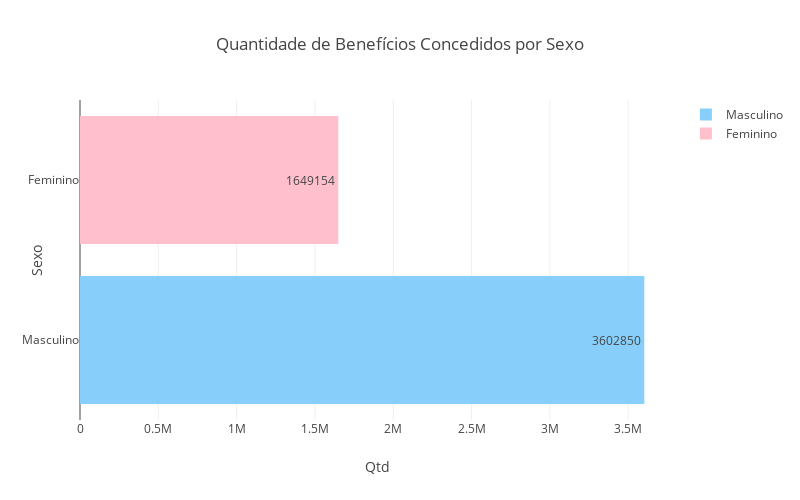

Notebook cell for this chart:
### Code cell
#  Grafico 2 - Distribuição por Sexo
masculino = df_masculino['Qte Benefícios Concedidos'].sum()
feminino = df_feminino['Qte Benefícios Concedidos'].sum()

trace0 = go.Bar(
            x = [masculino], 
            y = ['Masculino'], 
            name='Masculino',
            textposition = 'auto',
            text=[masculino],
             marker=dict(color='lightskyblue'),  
            orientation = 'h',
    )

trace1 = go.Bar(
            x = [feminino],
            y = ['Feminino'],
            name='Feminino',
            textposition = 'auto',
            text=[feminino],  
            marker=dict(color='pink'),  
            orientation = 'h',
            )

data = [trace0, trace1]
layout = go.Layout(     yaxis=dict(title='Sexo'),xaxis=dict(title='Qtd') ,title='Quantidade de Benefícios Concedidos por Sexo',autosize=False,     width=800,     height=500 )
fig = go.Figure(data=data, layout=layout, )
py.iplot(fig )

### Figure 1 — Plotly figure (JSON) as saved in the notebook; plotly's stock layout.template omitted (floating-point values rounded to 4 significant figures)
{"data": [{"marker": {"color": "lightskyblue"}, "name": "Masculino", "orientation": "h", "text": ["3602850"], "textposition": "auto", "type": "bar", "uid": "0fd8fc70-43c2-4bbb-94ca-1329989bb15a", "x": [3602850], "y": ["Masculino"]}, {"marker": {"color": "pink"}, "name": "Feminino", "orientation": "h", "text": ["1649154"], "textposition": "auto", "type": "bar", "uid": "a558d7dc-4dcc-4e36-a817-5843e3ea6930", "x": [1649154], "y": ["Feminino"]}], "layout": {"autosize": false, "height": 500, "title": {"text": "Quantidade de Benefícios Concedidos por Sexo"}, "width": 800, "xaxis": {"autorange": true, "range": [0, 3792000.0], "title": {"text": "Qtd"}, "type": "linear"}, "yaxis": {"autorange": true, "range": [-0.5, 1.5], "title": {"text": "Sexo"}, "type": "category"}}}
